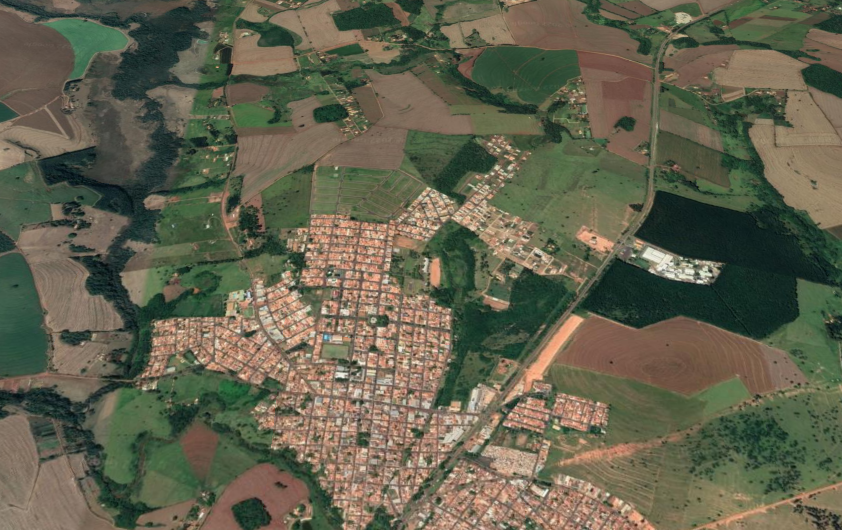
#> input picture src8/itai-sp.png, 842 x 530 px
$ python kmeans.py
#> lines starting #> are read from the running program, lines starting #| are printed output that depends on the picture
import cv2
import numpy as np

# Numero de clusters para o kmeans
try:
    K = 5

    img = cv2.imread('itai-sp.png')
#> img is the input picture: shape (530, 842, 3); mean B, G, R 77.8, 97.6, 98.6
    Z = img.reshape((-1,3))
    # Necessario converter para float32
    Z = np.float32(Z)

    # Define os criterios
    criterios = (cv2.TERM_CRITERIA_EPS + cv2.TERM_CRITERIA_MAX_ITER, 10, 1.0)
    # Executa o kmeans
    result, label, centro = cv2.kmeans(Z, K, None, criterios, 10, cv2.KMEANS_RANDOM_CENTERS)
#> result = 179840794.2; centro = [[64.58, 87.44, 72.76], [81.31, 102.3, 111.8], [41.18, 51.88, 31.38], [104.5, 126.2, 147.3], [145.1, 168.5, 199.7]]

    # Extrai os resultados convertendo de volta para uint8 e cria a imagem de saida
    if result:
        centro = np.uint8(centro)
#> centro = [[64, 87, 72], [81, 102, 111], [41, 51, 31], [104, 126, 147], [145, 168, 199]]
        imgResult = centro[label.flatten()]
        imgResult = imgResult.reshape((img.shape))
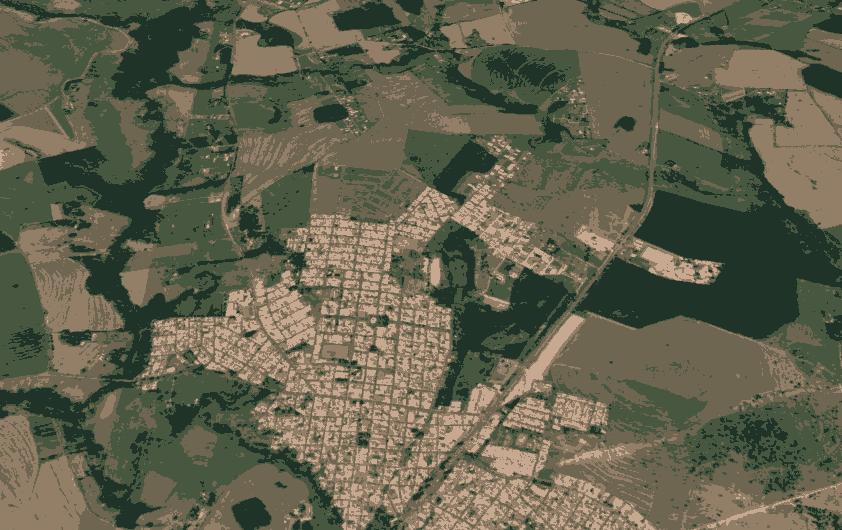
#> imgResult: shape (530, 842, 3); mean B, G, R 77.4, 97.2, 98
        imgFinal = np.concatenate((img, imgResult), axis=1)
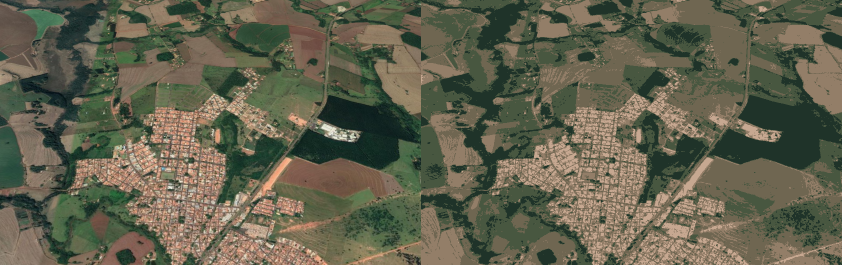
#> imgFinal: shape (530, 1684, 3) (shown at 1/2 size); mean B, G, R 77.6, 97.4, 98.3
        cv2.imwrite("kmeans.png", imgFinal)
except Exception as e:
    print(e)
